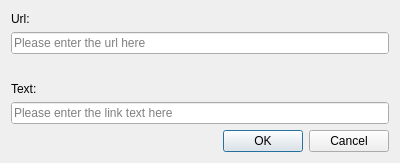
<?xml version="1.0" encoding="UTF-8"?>
<ui version="4.0">
 <class>EditHyperlinkDialog</class>
 <widget class="QDialog" name="EditHyperlinkDialog">
  <property name="geometry">
   <rect>
    <x>0</x>
    <y>0</y>
    <width>400</width>
    <height>163</height>
   </rect>
  </property>
  <property name="sizePolicy">
   <sizepolicy hsizetype="Preferred" vsizetype="MinimumExpanding">
    <horstretch>0</horstretch>
    <verstretch>0</verstretch>
   </sizepolicy>
  </property>
  <property name="windowTitle">
   <string>Dialog</string>
  </property>
  <layout class="QVBoxLayout" name="verticalLayout">
   <item>
    <widget class="QLabel" name="urlLabel">
     <property name="text">
      <string>Url:</string>
     </property>
     <property name="textInteractionFlags">
      <set>Qt::NoTextInteraction</set>
     </property>
    </widget>
   </item>
   <item>
    <widget class="QLineEdit" name="urlLineEdit">
     <property name="autoFillBackground">
      <bool>true</bool>
     </property>
     <property name="placeholderText">
      <string>Please enter the url here</string>
     </property>
    </widget>
   </item>
   <item>
    <widget class="QLabel" name="urlErrorLabel">
     <property name="enabled">
      <bool>true</bool>
     </property>
     <property name="textInteractionFlags">
      <set>Qt::TextSelectableByKeyboard|Qt::TextSelectableByMouse</set>
     </property>
    </widget>
   </item>
   <item>
    <widget class="QLabel" name="textLabel">
     <property name="text">
      <string>Text:</string>
     </property>
     <property name="textInteractionFlags">
      <set>Qt::NoTextInteraction</set>
     </property>
    </widget>
   </item>
   <item>
    <widget class="QLineEdit" name="textLineEdit">
     <property name="autoFillBackground">
      <bool>true</bool>
     </property>
     <property name="placeholderText">
      <string>Please enter the link text here</string>
     </property>
    </widget>
   </item>
   <item>
    <widget class="QDialogButtonBox" name="buttonBox">
     <property name="orientation">
      <enum>Qt::Horizontal</enum>
     </property>
     <property name="standardButtons">
      <set>QDialogButtonBox::Cancel|QDialogButtonBox::Ok</set>
     </property>
    </widget>
   </item>
  </layout>
 </widget>
 <resources/>
 <connections>
  <connection>
   <sender>buttonBox</sender>
   <signal>accepted()</signal>
   <receiver>EditHyperlinkDialog</receiver>
   <slot>accept()</slot>
   <hints>
    <hint type="sourcelabel">
     <x>248</x>
     <y>254</y>
    </hint>
    <hint type="destinationlabel">
     <x>157</x>
     <y>274</y>
    </hint>
   </hints>
  </connection>
  <connection>
   <sender>buttonBox</sender>
   <signal>rejected()</signal>
   <receiver>EditHyperlinkDialog</receiver>
   <slot>reject()</slot>
   <hints>
    <hint type="sourcelabel">
     <x>316</x>
     <y>260</y>
    </hint>
    <hint type="destinationlabel">
     <x>286</x>
     <y>274</y>
    </hint>
   </hints>
  </connection>
 </connections>
</ui>
